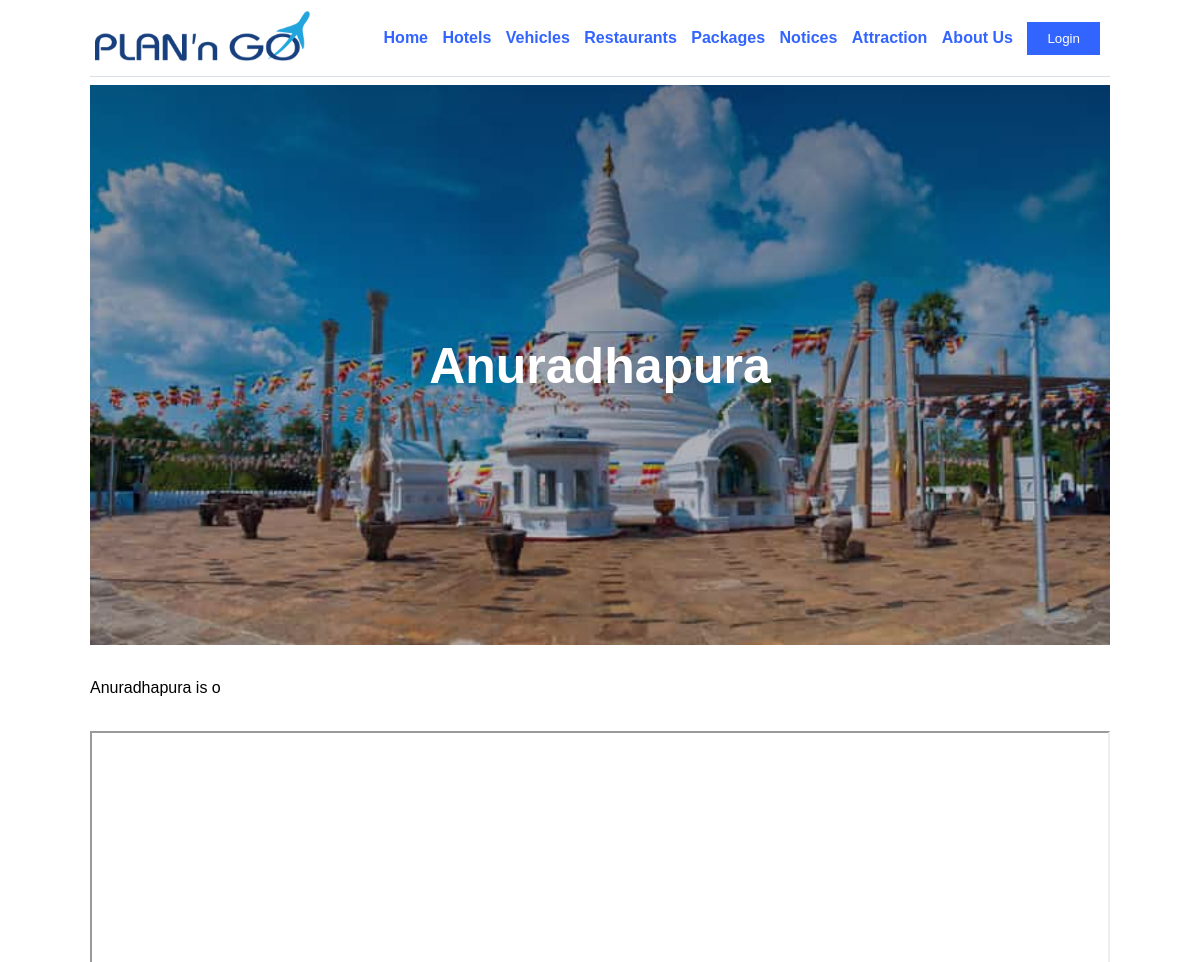
Page /attraction_view.php?attractionId=2 (upper part) on the earlier database version.
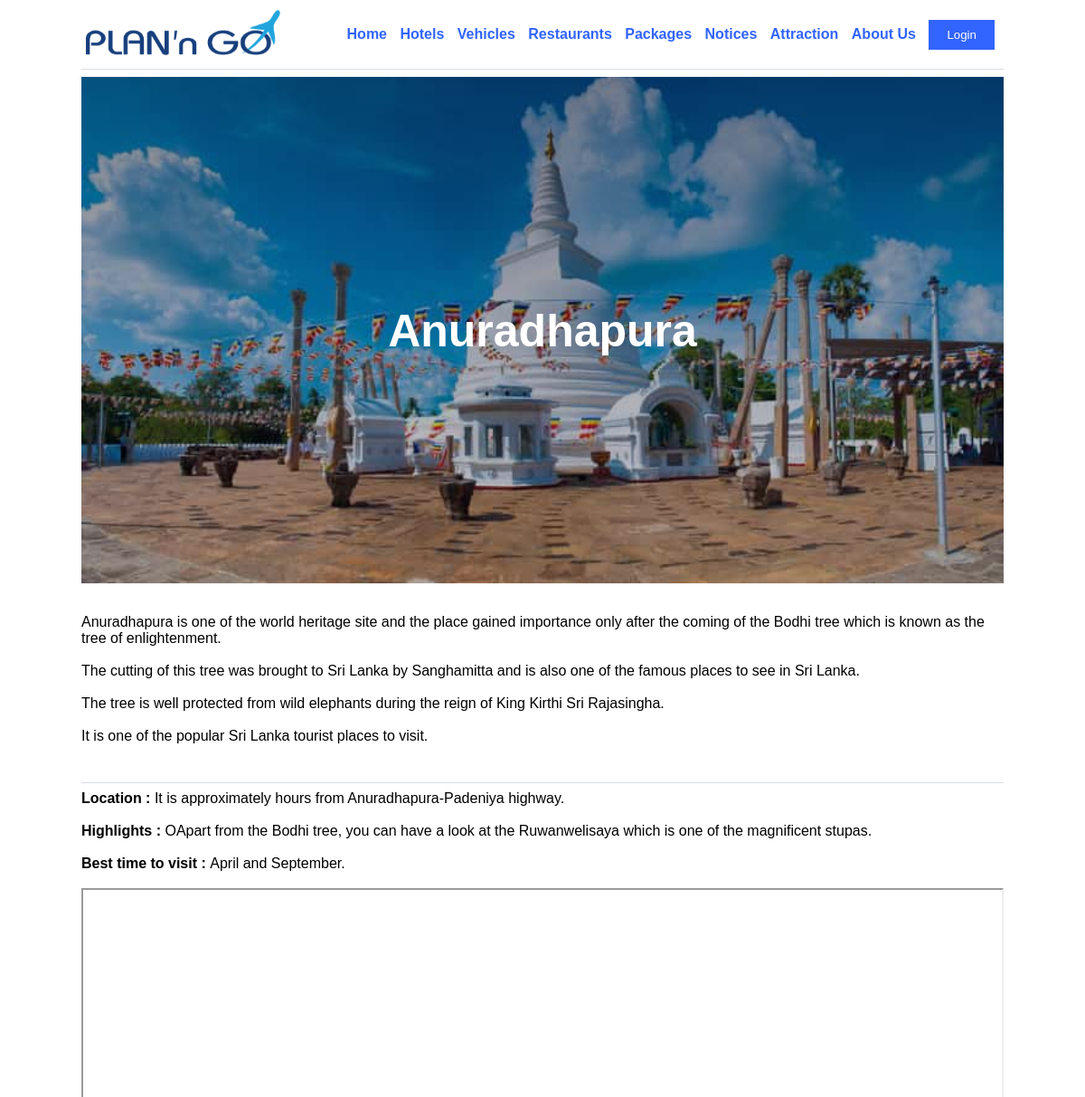
Same page on the later database version.
### tables this page shows
CREATE TABLE table_attraction(
  attractionId INT UNSIGNED AUTO_INCREMENT,
  attractionTitle VARCHAR(40) NOT NULL,
  attractionImageHome VARCHAR(40) NOT NULL,
  attractionImagePri VARCHAR(40) NOT NULL,
  attractionDescription TEXT NOT NULL,
  attractionLocationLink TEXT NOT NULL,
  PRIMARY KEY (attractionId)
);

### attraction_view.php (the view, shortened to what this page needs)
<?php
	$aid = htmlspecialchars($_REQUEST['attractionId']);
	$sqlattraction = "SELECT * FROM `table_attraction` WHERE `attractionId` = " . $aid;
	$conn = OpenCon();
	$resultattraction = $conn->query($sqlattraction);
	$resultattraction = $resultattraction->fetch_assoc();
	include 'head.php';
?>
	<link rel="stylesheet" href="css/attraction.css">
	<link rel="stylesheet" href="https://cdnjs.cloudflare.com/ajax/libs/font-awesome/6.0.0-beta3/css/all.min.css" />
	<?php include 'header.php' ?>
	<section class="header">
	<div class="text-box">
	<h1><?php echo $resultattraction['attractionTitle'] ?></h1>
	</div>
	</section>
		<br>
	<section><?php echo $resultattraction['attractionDescription'] ?></section>
		<br>
	<section style="width: 100%;">
		<iframe style="width: 100%;" src="<?php echo $resultattraction['attractionLocationLink'] ?>" width="1150" height="550" style="border:0;" allowfullscreen="" loading="lazy"></iframe>
	</section>
</body>
</html>

### head.php (shortened to what this page needs)
<!DOCTYPE html>
<html>
<head>
	<link rel="stylesheet" href="css/main.css" type="text/css">

### header.php (shortened to what this page needs)
</head>
<body>
	<header>
		<a href="index.php"><img src="img/main/logo.png" class="main-logo" alt="logo"></a>
		<nav>
			<ul class="nav_link">
				<li><a href="index.php">Home</a></li>
				<li><a href="hotel_search.php">Hotels</a></li>
				<li><a href="vehicle_search.php">Vehicles</a></li>
				<li><a href="restaurant_search.php">Restaurants</a></li>
				<li><a href="packages.php">Packages</a></li>
				<li><a href="notice.php">Notices</a></li>
				<li><a href="attraction.php">Attraction</a></li>
				<li><a href="aboutus.php">About Us</a></li>
				<?php
					if(isset($_SESSION['logged'])){
						echo '<li><a href="profile.php" class="login"><button class="btn-animation">Account</button></a></li>';
					}else{
						echo '<li><a href="login.php" class="login"><button class="btn-animation">Login</button></a></li>';
					}
				?>
			</ul>
		</nav>
	</header>
	<hr>

### css/main.css (style rules this page uses)
:root { --extralightblue: #ccddff; --lightblue: #7d9dff; --midblue: #3264ff; --darkblue: #0022ff; --black20: #11111120; --black30: #11111130; --black65: #11111165; --ash: #919191; --lightblack: #dadfe6; --midblack: #737373; }
* { box-sizing: border-box; transition: all .15s ease; }
body { overflow-x: hidden; width: 85%; margin-left: auto; margin-right: auto; font-family: sans-serif, "Times New Roman"; }
hr { border: 10px; border-top : 1px solid var(--lightblack); }
.btn-animation { cursor: pointer; background-color: var(--midblue); color: white; transition: 0.25s; border: 0px; }
header { display: flex; justify-content: space-between; align-items: center; padding: 5px ; min-height: 55px; max-height: 60px; }
.main-logo { flex-shrink: 1; cursor: pointer; height: 50px; }
.nav_link { margin-left: auto; list-style: none; flex-grow: 3; }
.nav_link li { font-family: 'Mada', sans-serif; font-weight: 700; display: inline-block; padding: 0px 5px; }
.nav_link li a { color: var(--midblue); transition: all 0.3s ease 0s; text-decoration: none; }
.login button { padding: 9px 20px; }
section, footer, .copyright, .nav_link li { opacity: 0; }
.nav_link li,.burger, header > a { animation: FadeLeft 0.25s ease forwards; }
footer, .copyright, section { animation: FadeUp 0.25s ease forwards; }
.nav_link li:nth-child(1) { animation-delay: .075s; }
.nav_link li:nth-child(2) { animation-delay: .15s; }
.nav_link li:nth-child(3) { animation-delay: .225s; }
.nav_link li:nth-child(4) { animation-delay: .3s; }
.nav_link li:nth-child(5) { animation-delay: .375s; }
.nav_link li:nth-child(6) { animation-delay: .45s; }
.nav_link li:nth-child(7) { animation-delay: .525s; }
section { animation-delay: .25s; }

### css/attraction.css (style rules this page uses)
.text-box { width: 90%; color: #fff; position: absolute; top: 50%; left: 50%; transform: translate(-50%,-50%); text-align: center; }
.text-box h1 { font-size: 50px; }

Differences in the rows shown:
changed table_attraction "Anuradhapura": attractionDescription "Anuradhapura is o" → "Anuradhapura is one of the world heritage site and the place gained importance only after the coming of the Bodhi tree which is known as the tree of enlightenment. The cutting of this tree was brought to Sri Lanka by Sanghamitta and is also one of the famous places to see in Sri Lanka. The tree is well protected from wild elephants during the reign of King Kirthi Sri Rajasingha. It is one of the popular Sri Lanka tourist places to visit. Location : It is approximately hours from Anuradhapura-Padeniya highway. Highlights : OApart from the Bodhi tree, you can have a look at the Ruwanwelisaya which is one of the magnificent stupas. Best time to visit : April and September."
